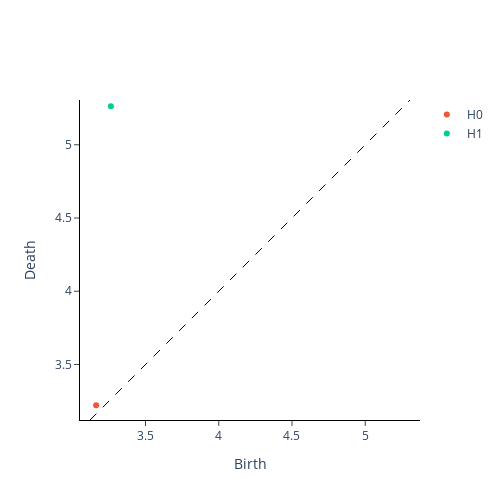

The notebook cell this image was saved under:
### Markdown cell above
As a postprocessing step, it is often convenient to rescale the persistence diagrams.

### Code cell
scaler = Scaler()
im0_scaled = scaler.fit_transform(im0_cubical)
scaler.plot(im0_scaled)

### Figure 1 — Plotly figure (JSON) as saved in the notebook; plotly's stock layout.template omitted (floating-point values rounded to 4 significant figures)
{"data": [{"hoverinfo": "none", "line": {"color": "black", "dash": "dash", "width": 1}, "mode": "lines", "showlegend": false, "type": "scatter", "x": [3.121, 5.306], "y": [3.121, 5.306]}, {"hoverinfo": "text", "hovertext": ["(3.1630626139413094, 3.220928312723312)"], "mode": "markers", "name": "H0", "type": "scatter", "x": [3.163], "y": [3.221]}, {"hoverinfo": "text", "hovertext": ["(3.2636543578777917, 5.263654357877792)"], "mode": "markers", "name": "H1", "type": "scatter", "x": [3.264], "y": [5.264]}], "layout": {"height": 500, "plot_bgcolor": "white", "width": 500, "xaxis": {"autorange": false, "exponentformat": "e", "linecolor": "black", "linewidth": 1, "mirror": false, "range": [3.121, 5.306], "showexponent": "all", "showline": true, "side": "bottom", "ticks": "outside", "title": {"text": "Birth"}, "type": "linear", "zeroline": true}, "yaxis": {"autorange": false, "exponentformat": "e", "linecolor": "black", "linewidth": 1, "mirror": false, "range": [3.121, 5.306], "scaleanchor": "x", "scaleratio": 1, "showexponent": "all", "showline": true, "side": "left", "ticks": "outside", "title": {"text": "Death"}, "type": "linear", "zeroline": true}}}
